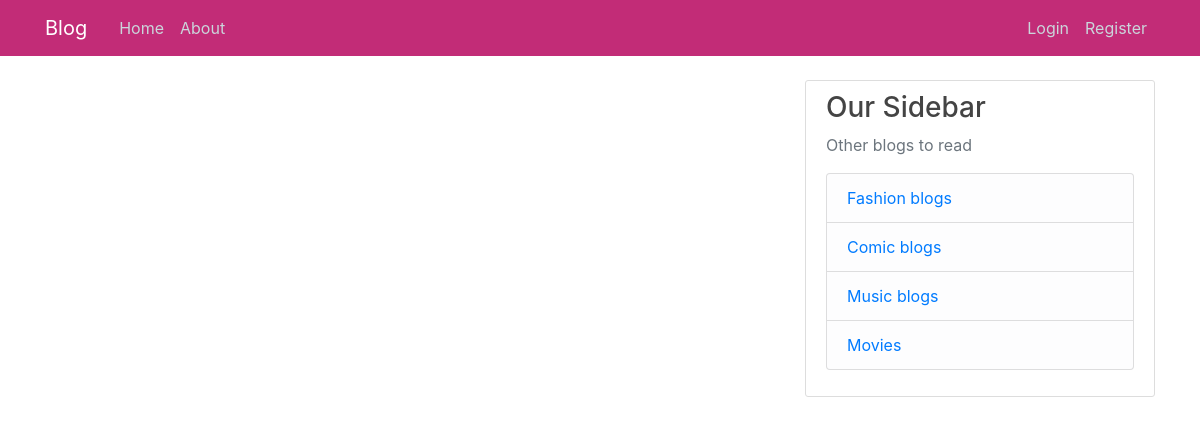
/home, run on an earlier commit of the app's database.
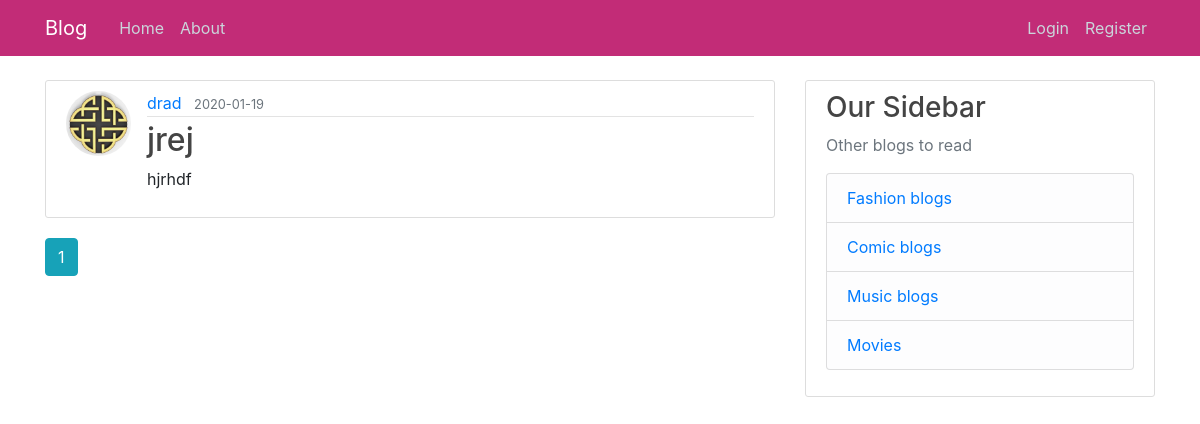
And on a later commit of the database.
### flaskblog/models.py (models this page shows, shortened)
class Post(db.Model):
    id = db.Column(db.Integer, primary_key=True)
    title = db.Column(db.String(100), nullable=False)
    date_posted = db.Column(db.DateTime, nullable=False, default=datetime.utcnow)
    content = db.Column(db.Text, nullable=False)
    user_id = db.Column(db.Integer, db.ForeignKey('user.id'), nullable=False)

class User(db.Model, UserMixin):
    id = db.Column(db.Integer, primary_key=True)
    username = db.Column(db.String(20), unique=True, nullable=False)
    email = db.Column(db.String(120), unique=True, nullable=False)
    image_file = db.Column(db.String(20), nullable=False, default='default.jpg')
    password = db.Column(db.String(60), nullable=False)
    posts = db.relationship('Post', backref='author', lazy=True)
    comments = db.relationship('Comment', backref='author', lazy=True)

### flaskblog/routes.py (the view)
@app.route("/")
@app.route("/home")
def home():
    posts = Post.query.order_by(Post.date_posted.desc()).paginate( per_page=5)
    return render_template('home.html', posts=posts)

### flaskblog/templates/home.html
{% extends "layout.html" %} {% block content %} {% for post in posts.items %}
<article class="media content-section">
  <img
    class="rounded-circle article-img"
    src="{{ url_for('static', filename='dp/' + post.author.image_file) }}"
  />
  <div class="media-body">
    <div class="article-metadata">
      <a
        class="mr-2"
        href="{{ url_for('user_posts', username=post.author.username) }}"
        >{{ post.author.username }}</a
      >
      <small class="text-muted"
        >{{ post.date_posted.strftime('%Y-%m-%d') }}</small
      >
    </div>
    <h2>
      <a class="article-title" href="{{ url_for('post', post_id=post.id) }}"
        >{{ post.title }}</a
      >
    </h2>
    <p class="article-content">{{ post.content }}</p>
  </div>
</article>
{% endfor %} {% for page_num in posts.iter_pages(left_edge=1, right_edge=1,
left_current=1, right_current=2) %} {% if page_num %} {% if posts.page ==
page_num %}
<a class="btn btn-info mb-4" href="{{ url_for('home', page=page_num) }}"
  >{{ page_num }}</a
>
{% else %}
<a class="btn btn-outline-info mb-4" href="{{ url_for('home', page=page_num) }}"
  >{{ page_num }}</a
>
{% endif %} {% else %} ... {% endif %} {% endfor %} {% endblock content %}

What changed in the data, as far as the page shows it:
added Post: image_file (placeholder picture), author.username "drad", date_posted "2020-01-19", title "jrej", content "hjrhdf"
Also different on the page:
new list line: "1"
